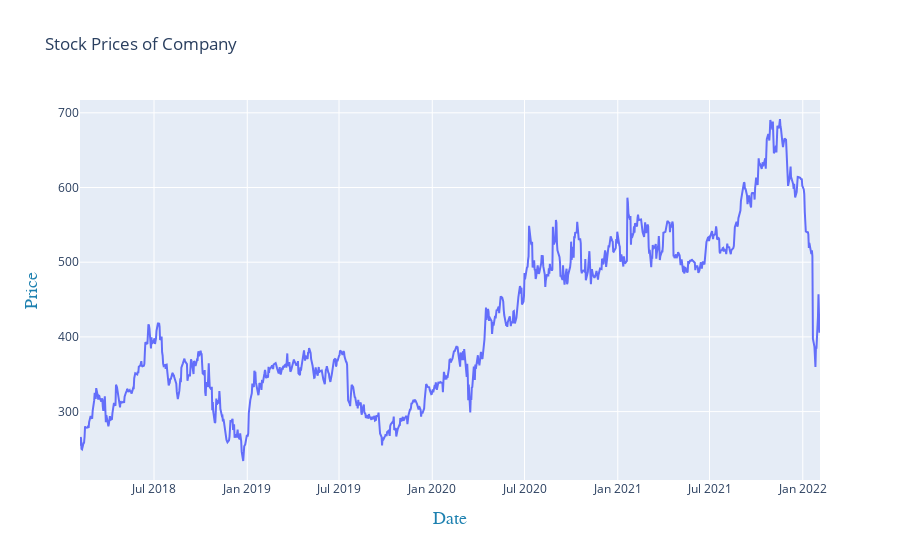

The code cell stored with this chart in its notebook:
### Code cell
iplot(plot)

### Figure 1 — Plotly figure (JSON) as saved in the notebook; plotly's stock layout.template omitted (floating-point values rounded to 4 significant figures; data arrays with more than 128 entries replaced by an {"elided": "..."} marker saying what was removed)
{"data": [{"type": "scatter", "x": {"elided": "1009 str values"}, "y": {"elided": "1009 float values"}}], "layout": {"autosize": true, "title": {"text": "Stock Prices of Company"}, "xaxis": {"autorange": true, "range": ["2018-02-05", "2022-02-04"], "title": {"font": {"color": "#1e81b0", "family": "Courier New, monospace", "size": 18}, "text": "Date"}, "type": "date"}, "yaxis": {"autorange": true, "range": [208.4, 717.1], "title": {"font": {"color": "#1e81b0", "family": "Courier New, monospace", "size": 18}, "text": "Price"}, "type": "linear"}}}
